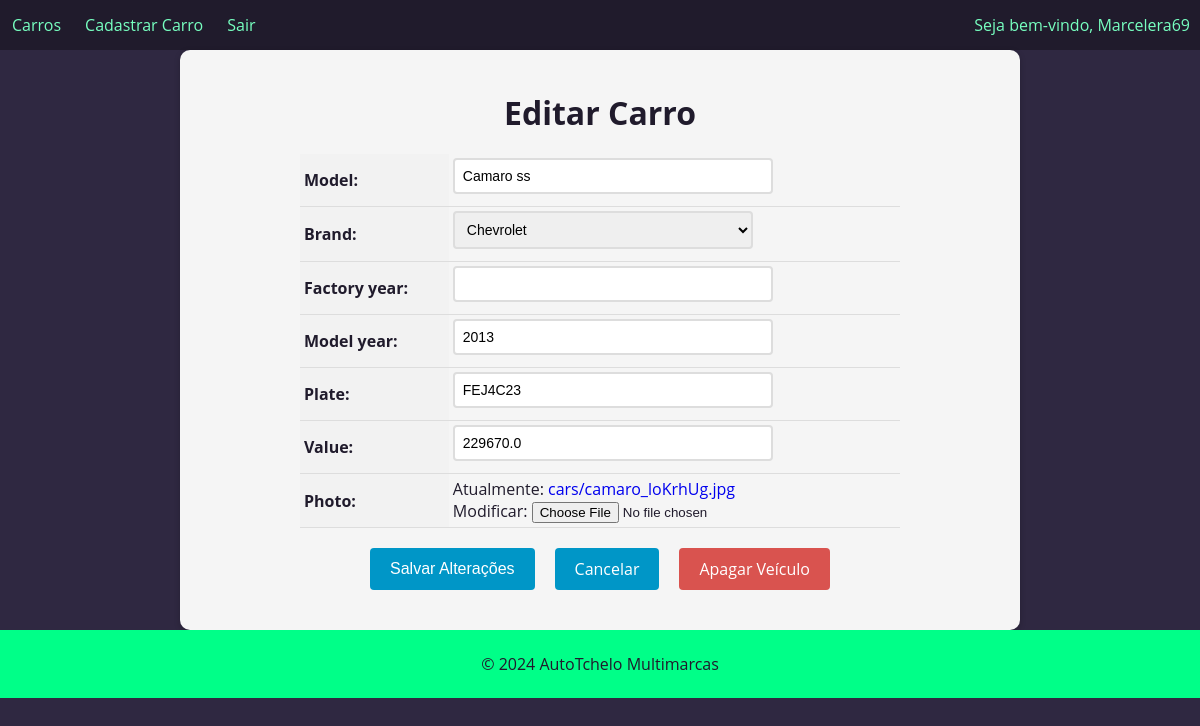
The page /car/30/update (signed in) on the database its author committed.
### cars/models.py (models this page shows, shortened)
class Car(models.Model):
    id = models.AutoField(primary_key=True)
    model = models.CharField(max_length=200)
    brand = models.ForeignKey(Brand, on_delete=models.PROTECT, related_name='car_brand')
    factory_year= models.IntegerField(blank=True, null=True)
    model_year= models.IntegerField()
    plate = models.CharField(max_length=10, blank=True, null=True)
    value= models.FloatField()
    photo = models.ImageField(upload_to='cars/')

### cars/views.py (the view, shortened to what this page needs)
# urls.py: path('car/<int:pk>/update', CarUpdateView.as_view(), name='car_update'),
@method_decorator(login_required(login_url='login'), name='dispatch')
class CarUpdateView(UpdateView):
    model = Car
    form_class = CarForm
    template_name = 'car_update.html'

### cars/forms.py (shortened to what this page needs)
class CarForm(forms.ModelForm):
    class Meta():
        model = Car
        fields = '__all__'

### cars/models.py (called while the page is built)
    def __str__(self):
        return self.name

### cars/templates/car_update.html (shortened to what this page needs)
{% extends "base.html" %}
{% block content %}
  <form method="post" enctype="multipart/form-data">
    <h1>Editar Carro</h1>
    <table>
      {{ form.as_table }}
    </table>
    <div>
      <div class="buttons-container">
        <input type="submit" value="Salvar Alterações" class="btn btn-primary">
        <a href="{% url 'cars_list' %}" class="btn btn-secondary">Cancelar</a>
        <a href="{% url 'car_delete' pk=object.pk %}" class="btn btn-danger">Apagar Veículo</a>
       </div>
      </div>
  </form>
{% endblock %}

### app/templates/base.html (shortened to what this page needs)
<!DOCTYPE html>
<html lang="pt-br">
<head>
</head>
<body>
  <header>
    <nav>
      <ul>
        <li><a href="{% url 'cars_list' %}">Carros</a></li>
        {% if user.is_authenticated %}
          <li><a href="{% url 'new_car' %}">Cadastrar Carro</a></li>
          <li><a href="{% url 'logout' %}">Sair</a></li>
        {% endif %}
      </ul>
      {% if user.is_authenticated %}
      <div class="bemvindo-user">
        <p>Seja bem-vindo, {{user.username}}</p>
      </div>
      {% endif %}
    </nav>
  </header>
  <main>
    {% block content %}
    {% endblock %}
  </main>
  <footer>
    <p>&copy; 2024 AutoTchelo Multimarcas</p>
  </footer>
</body>
</html>

### app/templates/base.html (style rules this page uses)
body { font-family: 'Open Sans', sans-serif; background-color: #f7f7f7; color: #201b2c; margin: 0; padding: 0; }
header { background-color: #0096c7; color: #fff; text-align: center; }
footer { background-color: #00ff88; color: #201b2c; padding: 7px; text-align: center; }
nav { display: flex; justify-content: space-between; align-items: center; background-color: #201b2c; color: #fff; height: 50px; box-shadow: 0px 5px 7px #0000001c; z-index: 0; }
nav ul { list-style: none; margin: 0; padding: 0; display: flex; }
nav ul li { margin: 2px; padding: 0px; }
nav ul li a { color: #77ffc0; text-decoration: none; font-size: 16px; transition: all 0.3s ease; border-radius: 2px; padding: 16px 10px; }
div.bemvindo-user { font-size: medium; color: #77ffc0; padding: 0px 10px; }

### cars/templates/car_update.html (style rules this page uses)
body { background-color: #2f2841; }
main { background-color: #2f2841; }
form { max-width: 800px; margin: 0 auto; padding: 20px; background-color: #f5f5f5; border-radius: 10px; box-shadow: 0 2px 6px rgba(0, 0, 0, 0.2); }
form h1 { font-size: 2rem; margin-bottom: 20px; text-align: center; }
table { margin: 0 auto; border-collapse: collapse; width: 100%; max-width: 600px; }
th, td { padding: 4px; text-align: left; border-bottom: 1px solid #ddd; }
th { background-color: #f2f2f2; }
input[type="text"], input[type="number"], select, textarea { padding: 8px; font-size: 14px; border: 2px solid #ddd; border-radius: 4px; width: 100%; max-width: 300px; margin-bottom: 8px; transition: border-bottom-color 0.3s ease-in-out; }
.btn { background-color: #0096c7; color: #fff; border: none; padding: 10px 20px; font-size: 16px; border-radius: 4px; cursor: pointer; transition: background-color 0.3s ease-in-out; }
.buttons-container { display: flex; justify-content: center; margin-top: 20px; margin-bottom: 20px; }
.btn { display: inline-block; background-color: #0096c7; color: #fff; border: none; padding: 10px 20px; font-size: 16px; border-radius: 4px; cursor: pointer; transition: background-color 0.2s ease-in-out; margin: 0 10px; }
.btn-danger { background-color: #d9534f; text-decoration: none !important; }
a { text-decoration: none !important; }

### rows shown on the page
Car: model "Camaro ss", brand "Chevrolet", model_year "2013", plate "FEJ4C23", value "229670.0"

### other values the page prints
{{ user.username }} "Marcelera69"
